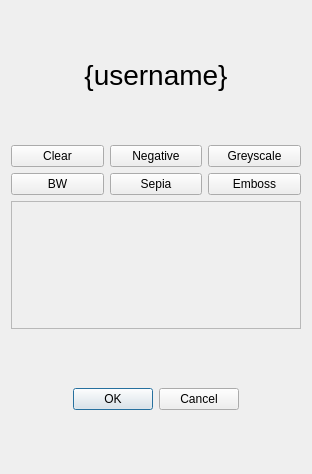
<?xml version="1.0" encoding="UTF-8"?>
<ui version="4.0">
 <class>Dialog</class>
 <widget class="QDialog" name="Dialog">
  <property name="geometry">
   <rect>
    <x>0</x>
    <y>0</y>
    <width>312</width>
    <height>474</height>
   </rect>
  </property>
  <property name="minimumSize">
   <size>
    <width>312</width>
    <height>474</height>
   </size>
  </property>
  <property name="maximumSize">
   <size>
    <width>312</width>
    <height>474</height>
   </size>
  </property>
  <property name="windowTitle">
   <string>Профиль {username}</string>
  </property>
  <property name="windowIcon">
   <iconset>
    <normaloff>img/user.png</normaloff>img/user.png</iconset>
  </property>
  <property name="modal">
   <bool>true</bool>
  </property>
  <layout class="QGridLayout" name="gridLayout">
   <item row="4" column="0" colspan="3">
    <widget class="QDialogButtonBox" name="buttonBox">
     <property name="sizePolicy">
      <sizepolicy hsizetype="Preferred" vsizetype="Preferred">
       <horstretch>0</horstretch>
       <verstretch>0</verstretch>
      </sizepolicy>
     </property>
     <property name="orientation">
      <enum>Qt::Horizontal</enum>
     </property>
     <property name="standardButtons">
      <set>QDialogButtonBox::Cancel|QDialogButtonBox::Ok</set>
     </property>
     <property name="centerButtons">
      <bool>true</bool>
     </property>
    </widget>
   </item>
   <item row="0" column="0" colspan="3">
    <widget class="QLabel" name="lblUserName">
     <property name="font">
      <font>
       <pointsize>21</pointsize>
      </font>
     </property>
     <property name="layoutDirection">
      <enum>Qt::LeftToRight</enum>
     </property>
     <property name="text">
      <string>{username}</string>
     </property>
     <property name="alignment">
      <set>Qt::AlignCenter</set>
     </property>
    </widget>
   </item>
   <item row="2" column="0">
    <widget class="QPushButton" name="btnBW">
     <property name="text">
      <string>BW</string>
     </property>
    </widget>
   </item>
   <item row="1" column="0">
    <widget class="QPushButton" name="btnClear">
     <property name="text">
      <string>Clear</string>
     </property>
    </widget>
   </item>
   <item row="1" column="1">
    <widget class="QPushButton" name="btnNegative">
     <property name="text">
      <string>Negative</string>
     </property>
    </widget>
   </item>
   <item row="2" column="1">
    <widget class="QPushButton" name="btnSepia">
     <property name="text">
      <string>Sepia</string>
     </property>
    </widget>
   </item>
   <item row="2" column="2">
    <widget class="QPushButton" name="btnEmboss">
     <property name="text">
      <string>Emboss</string>
     </property>
    </widget>
   </item>
   <item row="1" column="2">
    <widget class="QPushButton" name="btnGrayScale">
     <property name="text">
      <string>Greyscale</string>
     </property>
    </widget>
   </item>
   <item row="3" column="0" colspan="3">
    <widget class="QLabel" name="lblAvatar">
     <property name="sizePolicy">
      <sizepolicy hsizetype="Preferred" vsizetype="Preferred">
       <horstretch>0</horstretch>
       <verstretch>0</verstretch>
      </sizepolicy>
     </property>
     <property name="maximumSize">
      <size>
       <width>300</width>
       <height>300</height>
      </size>
     </property>
     <property name="cursor">
      <cursorShape>PointingHandCursor</cursorShape>
     </property>
     <property name="toolTip">
      <string>Клик для выбора картинки</string>
     </property>
     <property name="frameShape">
      <enum>QFrame::StyledPanel</enum>
     </property>
     <property name="frameShadow">
      <enum>QFrame::Sunken</enum>
     </property>
     <property name="text">
      <string/>
     </property>
     <property name="pixmap">
      <pixmap>img/help_pointer.png</pixmap>
     </property>
     <property name="scaledContents">
      <bool>true</bool>
     </property>
    </widget>
   </item>
  </layout>
 </widget>
 <resources/>
 <connections>
  <connection>
   <sender>buttonBox</sender>
   <signal>accepted()</signal>
   <receiver>Dialog</receiver>
   <slot>accept()</slot>
   <hints>
    <hint type="sourcelabel">
     <x>248</x>
     <y>254</y>
    </hint>
    <hint type="destinationlabel">
     <x>157</x>
     <y>274</y>
    </hint>
   </hints>
  </connection>
  <connection>
   <sender>buttonBox</sender>
   <signal>rejected()</signal>
   <receiver>Dialog</receiver>
   <slot>reject()</slot>
   <hints>
    <hint type="sourcelabel">
     <x>316</x>
     <y>260</y>
    </hint>
    <hint type="destinationlabel">
     <x>286</x>
     <y>274</y>
    </hint>
   </hints>
  </connection>
 </connections>
</ui>
